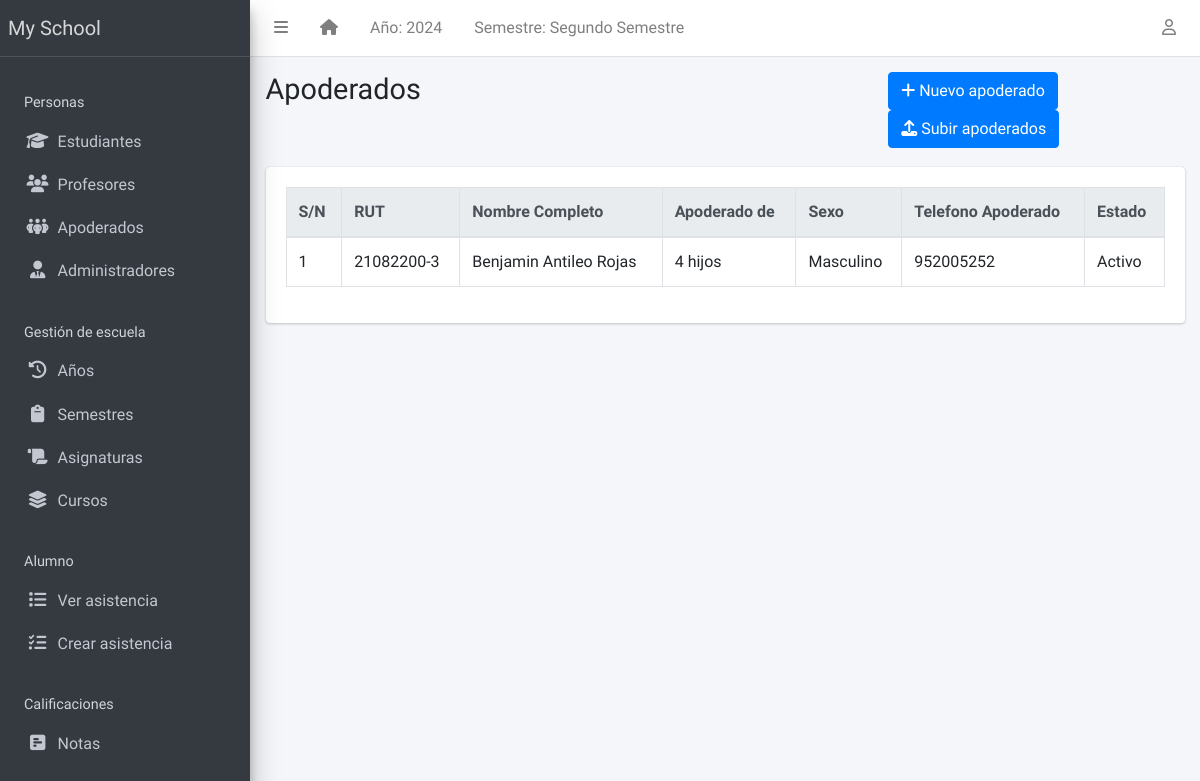
The page /representative/list/ on the database as committed earlier.
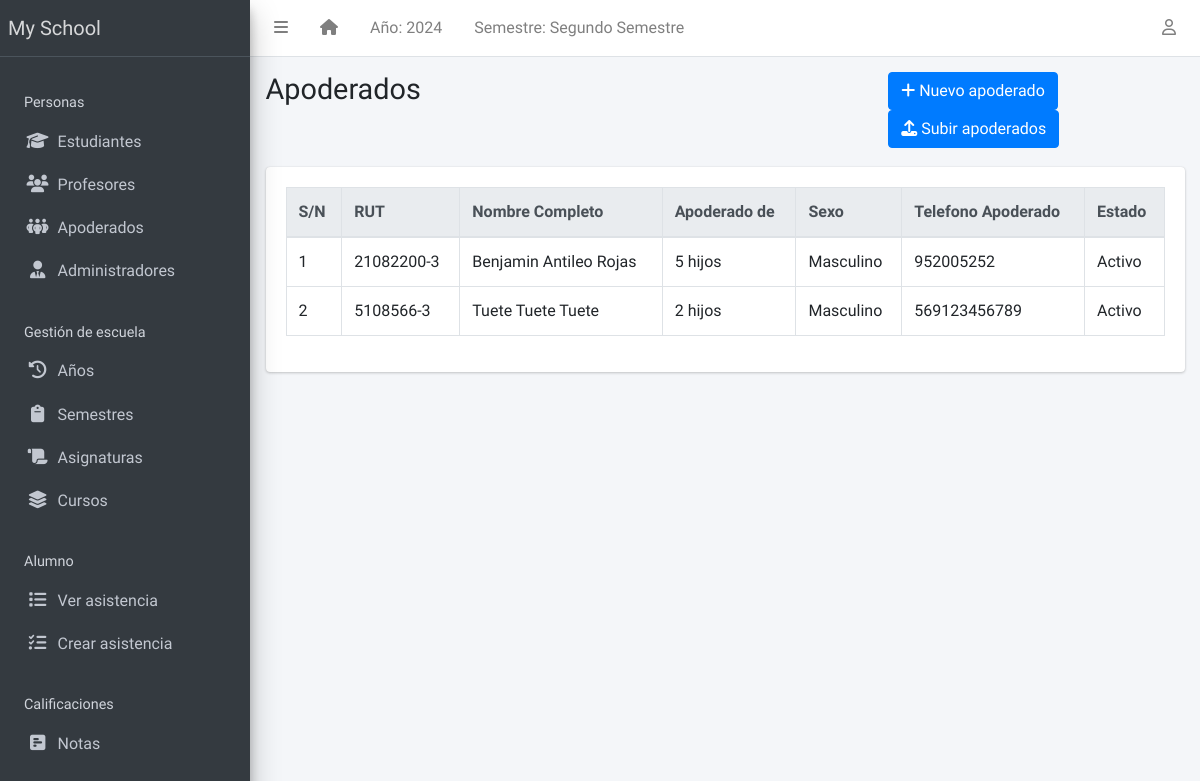
The same page on the database as committed later.
### apps/representatives/models.py (models this page shows, shortened)
class Representatives(models.Model):
    STATUS = [("activo", "Activo"), ("inactivo", "Inactivo")]
    GENDER = [("masculino", "Masculino"), ("femenino", "Femenino")]
    rut_regex = RegexValidator(
        regex=r"^\d{1,2}\d{3}\d{3}-[0-9kK]{1}$",
        message="El RUT debe estar en el formato 'XXXXXXXX-X'"
    )
    rut = models.CharField(max_length=12, unique=True, validators=[rut_regex], blank=True)
    estado = models.CharField(max_length=10, choices=STATUS, default="activo")
    apellido_paterno = models.CharField(max_length=200)
    apellido_materno = models.CharField(max_length=200)
    nombres = models.CharField(max_length=200, blank=True)
    sexo = models.CharField(max_length=10, choices=GENDER, default="masculino")
    fecha_nacimiento = models.DateField(default=timezone.now)
    fecha_admision = models.DateField(default=timezone.now)
    telefono_regex = RegexValidator(
        regex="^[0-9]{9,15}$", message="El número de teléfono no tiene el formato correcto."
    )
    telefono = models.CharField(
        validators=[telefono_regex], max_length=15, blank=True
    )
    direccion = models.TextField(blank=True)
    observaciones = models.TextField(blank=True)
    email = models.EmailField(
        max_length=254, unique=True, validators=[EmailValidator()],
        blank=True, null=True
    )
    foto = models.ImageField(blank=True, upload_to="students/fotos/")
    class Meta:
        ordering = ["apellido_paterno", "apellido_materno", "nombres"]
    def get_num_estudiantes(self):
        return self.estudiantes.count()  # Usa el related_name "estudiantes"

### apps/representatives/views.py (the view)
# urls.py: path("list/", RepresentativesListView.as_view(), name="representatives-list"),
class RepresentativesListView(ListView):
    model = Representatives
    template_name = "representatives/representatives_list.html"

### apps/corecode/context_processors.py (called while the page is built)
def site_defaults(request):
    current_session = AcademicSession.objects.get(current=True)
    current_term = AcademicTerm.objects.get(current=True)
    vals = SiteConfig.objects.all()
    contexts = {
        "current_session": current_session.name,
        "current_term": current_term.name,
    }
    for val in vals:
        contexts[val.key] = val.value
    return contexts

### apps/templatetags/user_groups.py (called while the page is built)
@register.filter
def in_group(user, group_id):
    return user.groups.filter(id=group_id).exists()

### apps/representatives/templates/representatives/representatives_list.html (shortened to what this page needs)
{% extends 'base.html' %}
{% block title %}Apoderados{% endblock title %}
{% block breadcrumb %}
<a class="btn btn-primary" href="{% url 'representatives-create' %}"><i
    class="fas fa-plus"></i> Nuevo apoderado</a>
<a class="btn btn-primary" href="{% url 'representatives-create' %}"><i
    class="fas fa-upload"></i> Subir apoderados</a>
{% endblock breadcrumb %}
{% block content %}
  <div class="table-responsive">
    <table id="teachertable" class="table table-bordered table-hover" data-page-length='100'>
      <thead class="thead-light">
        <tr>
          <th>S/N</th>
          <th>RUT</th>
          <th>Nombre Completo</th>
          <th>Apoderado de</th>
          <th>Sexo</th>
          <th>Telefono Apoderado</th>
          <th>Estado</th>
        </tr>
      </thead>
      <tbody>
        {% for representatives in object_list %}
          <tr class='clickable-row' data-href="{% url 'representatives-detail' representatives.id %}">
            <td>{{ forloop.counter}}</td>
            <td>{{ representatives.rut}}</td>
            <td>{{ representatives.nombres }} {{ representatives.apellido_paterno}} {{representatives.apellido_materno }}</td>
            <td>{{ representatives.get_num_estudiantes }} hijo{% if representatives.get_num_estudiantes != 1 %}s{% endif %}</td>
            <td>{{ representatives.get_sexo_display}}</td>
            <td>{{ representatives.telefono}}</td>
            <td>{{ representatives.get_estado_display}}</td>
          </tr>
        {% endfor %}
      </tbody>
    </table>
  </div>
{% endblock content %}

Rows that differ between the two databases and show on the page:
computed for Representatives "Benjamin": get_num_estudiantes "4" → "5"
added Representatives: rut "5108566-3", nombres "Tuete", apellido_paterno "Tuete", apellido_materno "Tuete", get_num_estudiantes "2", sexo "Masculino", telefono "569123456789", estado "Activo"
